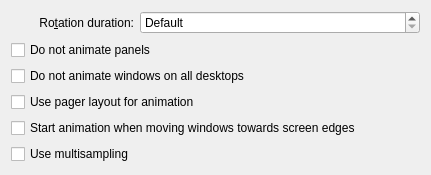
<?xml version="1.0" encoding="UTF-8"?>
<ui version="4.0">
 <class>KWin::CubeSlideEffectConfigForm</class>
 <widget class="QWidget" name="KWin::CubeSlideEffectConfigForm">
  <property name="geometry">
   <rect>
    <x>0</x>
    <y>0</y>
    <width>431</width>
    <height>161</height>
   </rect>
  </property>
  <layout class="QGridLayout" name="gridLayout">
   <item row="2" column="0" colspan="2">
    <widget class="QCheckBox" name="kcfg_DontSlideStickyWindows">
     <property name="text">
      <string>Do not animate windows on all desktops</string>
     </property>
    </widget>
   </item>
   <item row="6" column="0">
    <spacer name="verticalSpacer">
     <property name="orientation">
      <enum>Qt::Vertical</enum>
     </property>
     <property name="sizeHint" stdset="0">
      <size>
       <width>20</width>
       <height>40</height>
      </size>
     </property>
    </spacer>
   </item>
   <item row="0" column="1">
    <widget class="QSpinBox" name="kcfg_RotationDuration">
     <property name="sizePolicy">
      <sizepolicy hsizetype="Expanding" vsizetype="Fixed">
       <horstretch>0</horstretch>
       <verstretch>0</verstretch>
      </sizepolicy>
     </property>
     <property name="minimumSize">
      <size>
       <width>100</width>
       <height>0</height>
      </size>
     </property>
     <property name="specialValueText">
      <string comment="Duration of rotation">Default</string>
     </property>
     <property name="suffix">
      <string> msec</string>
     </property>
     <property name="maximum">
      <number>5000</number>
     </property>
     <property name="singleStep">
      <number>10</number>
     </property>
    </widget>
   </item>
   <item row="1" column="0" colspan="2">
    <widget class="QCheckBox" name="kcfg_DontSlidePanels">
     <property name="text">
      <string>Do not animate panels</string>
     </property>
    </widget>
   </item>
   <item row="0" column="0">
    <widget class="QLabel" name="label">
     <property name="text">
      <string>Ro&amp;tation duration:</string>
     </property>
     <property name="alignment">
      <set>Qt::AlignRight|Qt::AlignTrailing|Qt::AlignVCenter</set>
     </property>
     <property name="buddy">
      <cstring>kcfg_RotationDuration</cstring>
     </property>
    </widget>
   </item>
   <item row="3" column="0" colspan="2">
    <widget class="QCheckBox" name="kcfg_UsePagerLayout">
     <property name="text">
      <string>Use pager layout for animation</string>
     </property>
    </widget>
   </item>
   <item row="4" column="0" colspan="2">
    <widget class="QCheckBox" name="kcfg_UseWindowMoving">
     <property name="text">
      <string>Start animation when moving windows towards screen edges</string>
     </property>
    </widget>
   </item>
   <item row="5" column="0">
    <widget class="QCheckBox" name="kcfg_Multisampling">
     <property name="text">
      <string>Use multisampling</string>
     </property>
    </widget>
   </item>
  </layout>
 </widget>
 <tabstops>
  <tabstop>kcfg_RotationDuration</tabstop>
  <tabstop>kcfg_DontSlidePanels</tabstop>
  <tabstop>kcfg_DontSlideStickyWindows</tabstop>
 </tabstops>
 <resources/>
 <connections/>
</ui>
